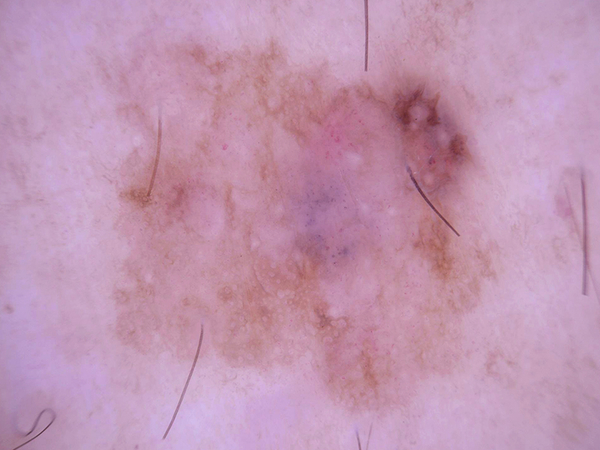
#> input picture backend/image_processing/example.jpg, 600 x 450 px
$ python test_segmentation.py image_processing/example.jpg
#> lines starting #> are read from the running program, lines starting #| are printed output that depends on the picture; after the words box and inside, x2 and y2 are one past the last pixel; in counts of white or black regions, pixels touching at a corner belong together
### backend/image_processing/util/noise_removal.py
from dataclasses import dataclass

import cv2
import numpy as np


@dataclass
class DullRazorConfig:
    ksize: int = 1
    kanchor: tuple[int, int] = (9, 9)
    gaussian_ksize: tuple[int, int] = (3, 3)
    threshold: int = 10
    threshold_max_val: int = 255
    inpaint_radius: int = 6


def dull_razor(
    img,
    config=DullRazorConfig()
):
    # Gray scale
    gray_scale = cv2.cvtColor(img, cv2.COLOR_RGB2GRAY)

    # Black hat filter
    kernel = cv2.getStructuringElement(config.ksize, config.kanchor)
    blackhat = cv2.morphologyEx(gray_scale, cv2.MORPH_BLACKHAT, kernel)

    # Gaussian filter
    bhg = cv2.GaussianBlur(blackhat, config.gaussian_ksize, cv2.BORDER_DEFAULT)

    # Binary thresholding (MASK)
    _ret, mask = cv2.threshold(
        bhg, config.threshold, config.threshold_max_val, cv2.THRESH_BINARY)

    # Replace pixels of the mask
    dst = cv2.inpaint(img, mask, config.inpaint_radius, cv2.INPAINT_TELEA)

    return dst, bhg


def median_filtering(img, ksize=5):
    return cv2.medianBlur(img, ksize)


def otsu_method(img, gaussian_ksize=(5, 5), threshold=0,
                threshold_max_val=255):
    # gray = img
    gray = cv2.cvtColor(img, cv2.COLOR_RGB2GRAY)
    blur = cv2.GaussianBlur(gray, gaussian_ksize, 0)
    val, ret = cv2.threshold(blur, threshold, threshold_max_val,
                             cv2.THRESH_BINARY + cv2.THRESH_OTSU)

    return val, ret


def closing(img, kernel=(3, 3)):
    img = invert_bitwise(img)
    return cv2.morphologyEx(img, cv2.MORPH_CLOSE, kernel)


def opening(img, kernel=(3, 3)):
    img = invert_bitwise(img)
    return cv2.morphologyEx(img, cv2.MORPH_OPEN, kernel)


def invert_bitwise(img):
    return cv2.bitwise_not(img)


def and_bitwise(img, msk):
    return cv2.bitwise_and(img, img, mask=msk)


@dataclass
class ChanVeseConfig:
    edge_length: float = 0.95
    lambda1: int = 1
    lambda2: int = 2
    tolerance: float = 1e-3
    iterations: int = 200
    delta: float = 0.5


def hair_removal(img):
    processed_img, _bhf = dull_razor(img)
    return median_filtering(processed_img)


# [90 lines left out: functions homomorphic_filtering, glare_removal, adaptive_histogram_equalization, histogram_equalization, not called in this run]

### backend/test_segmentation.py
import sys

import cv2
import matplotlib.pyplot as plt
import numpy as np
import pandas as pd
import seaborn as sns

from image_processing.util import noise_removal

def show_channels_img(img):
    # Extract RGB channels
    red_channel = img[:, :, 0]
    green_channel = img[:, :, 1]
    blue_channel = img[:, :, 2]

    # Create subplots for each channel
    _, (ax1, ax2, ax3) = plt.subplots(1, 3, figsize=(15, 5))

    # Plot the Red channel
    ax1.set_title('Red Channel')
    ax1.imshow(red_channel, cmap='Reds')

    # Plot the Green channel
    ax2.set_title('Green Channel')
    ax2.imshow(green_channel, cmap='Greens')

    # Plot the Blue channel
    ax3.set_title('Blue Channel')
    ax3.imshow(blue_channel, cmap='Blues')

    # Show the plots
    plt.show()

def plot_grayscale_graph(img):
    flattened_array = img.flatten()
    x = np.arange(256)
    y = [0] * 256

    for val in flattened_array:
        y[val] += 1

    sns.set_theme(style='whitegrid', font_scale=2)
    plt.figure(figsize=(10, 10))

    sns.histplot(x=flattened_array, bins=256, color='green')
    sns.lineplot(x=x, y=y, color='red')

    plt.xlabel('Valor de intensidad')
    plt.ylabel('Frecuencia en la imagen')
    plt.show()

def plot_grayscale_threshold(img, threshold):
    flattened_array = img.flatten()
    x = np.arange(256)
    y = [0] * 256

    for val in flattened_array:
        y[val] += 1

    sns.set_theme(style='whitegrid', font_scale=2)
    plt.figure(figsize=(10, 10))

    sns.histplot(x=flattened_array, bins=256, color='lightblue')
    sns.lineplot(x=x, y=y, color='red')

    plt.fill_between(x, 0, y, where=(np.array(x) <= threshold),
                     interpolate=True, color='yellow', alpha=0.5)
    plt.fill_between(x, 0, y, where=(np.array(x) >= threshold), interpolate=True, color='red', alpha=0.5)

    plt.xlabel('Valor de intensidad')
    plt.ylabel('Frecuencia en la imagen')
    plt.show()

def plot_grayscale_img(img):
    plt.imshow(img, cmap='gray')
    plt.show()

def main():
    if len(sys.argv) != 2:
        print('usage: python3 test_segmentation.py <image_path>')
        exit()

    image_path = sys.argv[1]
    img = cv2.imread(image_path)
#> img is the input picture: shape (450, 600, 3); mean B, G, R 177.6, 149.8, 193.2
    img = cv2.cvtColor(img, cv2.COLOR_BGR2RGB)
    img = cv2.resize(img, (300, 300))
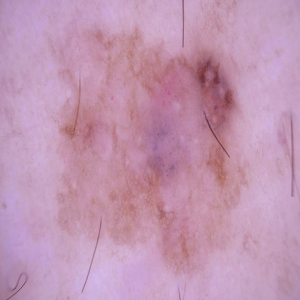
#> img: shape (300, 300, 3); mean R, G, B 193.2, 149.8, 177.6

    img, _ = noise_removal.dull_razor(img)
#> in dull_razor, `gray_scale = cv2.cvtColor(img, cv2.COLOR_RGB2GRAY)`:
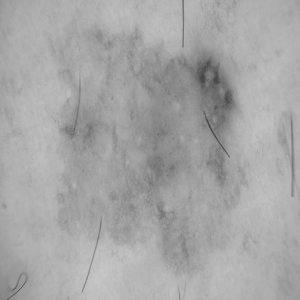
#> gray_scale: shape (300, 300); min 63, max 200, mean 165.9
#> in dull_razor, `blackhat = cv2.morphologyEx(gray_scale, cv2.MORPH_BLACKHAT, kernel)`:
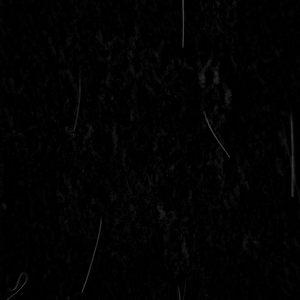
#> blackhat: shape (300, 300); min 0, max 68, mean 2.4
#> in dull_razor, `_ret, mask = cv2.threshold( bhg, config.threshold, config.threshold_ma..`:
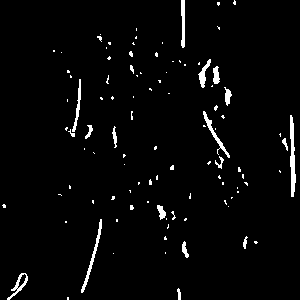
#> mask: shape (300, 300); 2.8% white; 101 white regions (82 under 20 px), largest, box (x1, y1, x2, y2) and area: (290, 115, 296, 197) 321, (81, 219, 102, 293) 226, (203, 111, 230, 158) 193
    val, _ = noise_removal.otsu_method(img)
#> in otsu_method, `val, ret = cv2.threshold(blur, threshold, threshold_max_val, cv2.THRES..`:
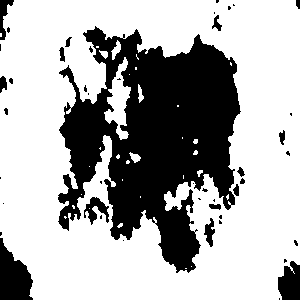
#> ret: shape (300, 300); 68.3% white; 45 black regions (28 under 20 px), largest, box (x1, y1, x2, y2) and area: (58, 26, 241, 273) 25000, (0, 238, 33, 300) 1343, (278, 261, 300, 300) 672
#> in otsu_method, `val, ret = cv2.threshold(blur, threshold, threshold_max_val, cv2.THRES..`: val = 161
#> val = 161
    grayscale2 = cv2.cvtColor(img, cv2.COLOR_RGB2GRAY)

    print(f"Threshold: {val}")
#| Threshold: 161.0
    plot_grayscale_graph(grayscale2)
#> the loop in plot_grayscale_graph, `for val in flattened_array:` made 90000 passes
#> val on passes 1 to 3: 150, 149, 151
#> after the loop in plot_grayscale_graph, `for val in flattened_array:`: y = 256 values, max 3385 at index 176, min 0 at index 0, mean 351.6
#> in plot_grayscale_graph, `plt.show()`:
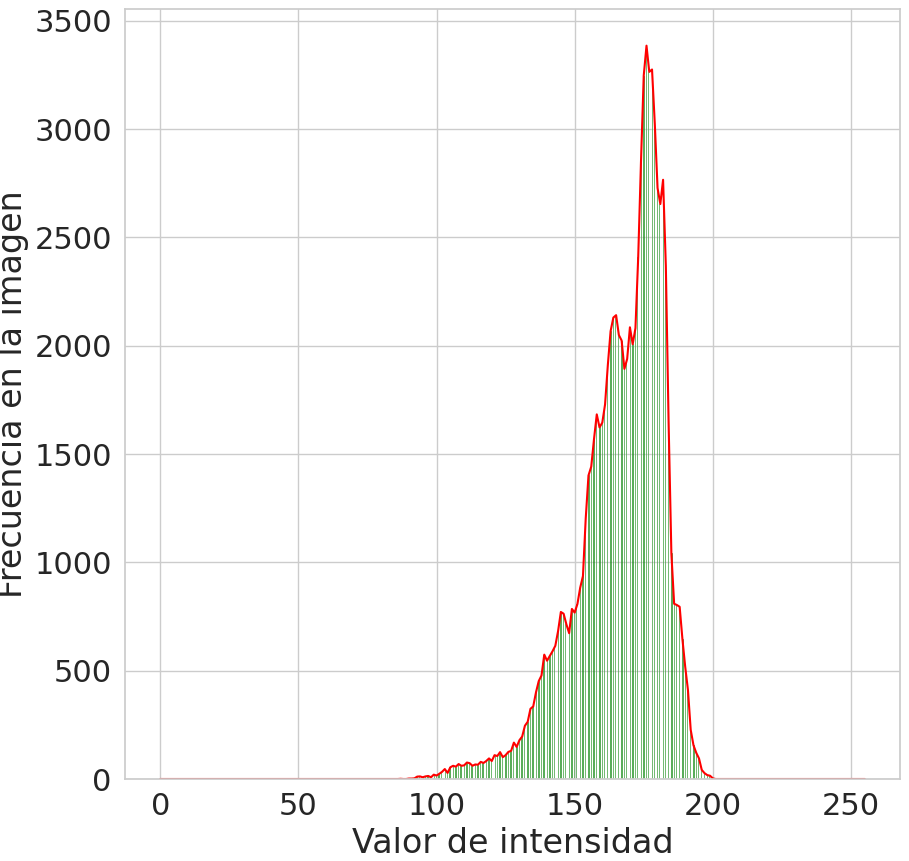
#> figure drawn by matplotlib, 1 panel; tallest bar 3385 high, from x = 175.7 to 176.2; curve peaks at x = 176, y = 3385
    plot_grayscale_threshold(grayscale2, val)
#> the loop in plot_grayscale_threshold, `for val in flattened_array:` made 90000 passes
#> in plot_grayscale_threshold, `plt.show()`:
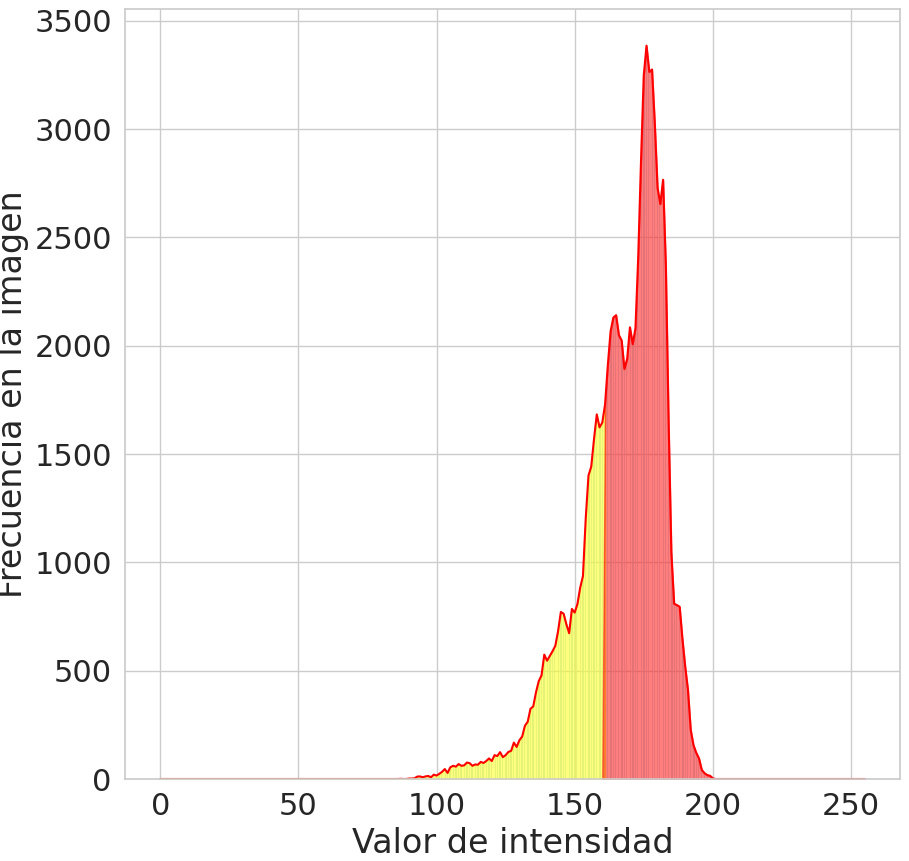
#> figure drawn by matplotlib, 1 panel; tallest bar 3385 high, from x = 175.7 to 176.2; curve peaks at x = 176, y = 3385
    plot_grayscale_img(grayscale2)


if __name__ == '__main__':
    main()
